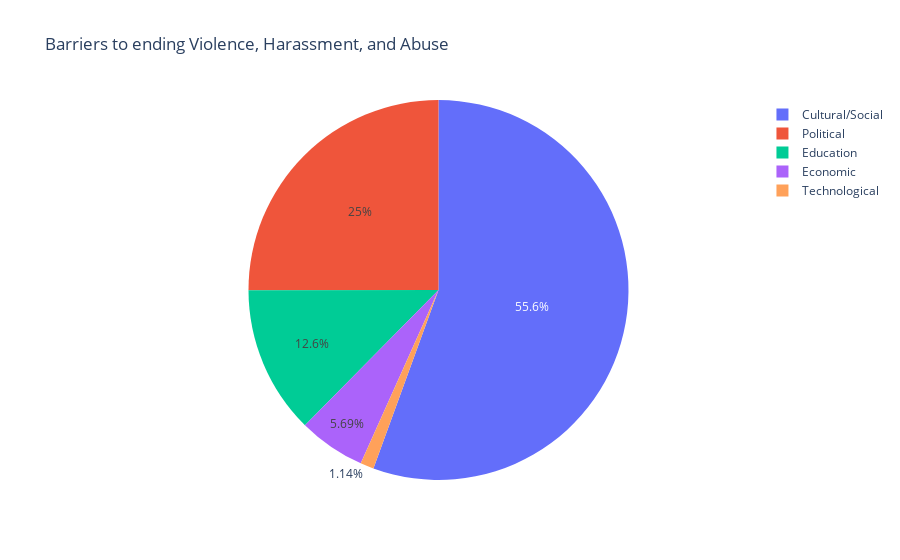

Notebook cell for this chart:
### Code cell
temp_series = df['barrier_person_ending_violence_harassment_and_abuse'].value_counts()
labels = (np.array(temp_series.index))
sizes = (np.array((temp_series / temp_series.sum())*100))

trace = go.Pie(labels=labels, values=sizes)
layout = go.Layout(
    title='Barriers to ending Violence, Harassment, and Abuse'
)
data = [trace]
fig = go.Figure(data=data, layout=layout)
py.iplot(fig, filename="employmentstatus")

### Figure 1 — Plotly figure (JSON) as saved in the notebook; plotly's stock layout.template omitted (floating-point values rounded to 4 significant figures)
{"data": [{"labels": ["Cultural/Social", "Political", "Education", "Economic", "Technological"], "type": "pie", "values": [55.57, 25.03, 12.57, 5.695, 1.142]}], "layout": {"title": {"text": "Barriers to ending Violence, Harassment, and Abuse"}}}
